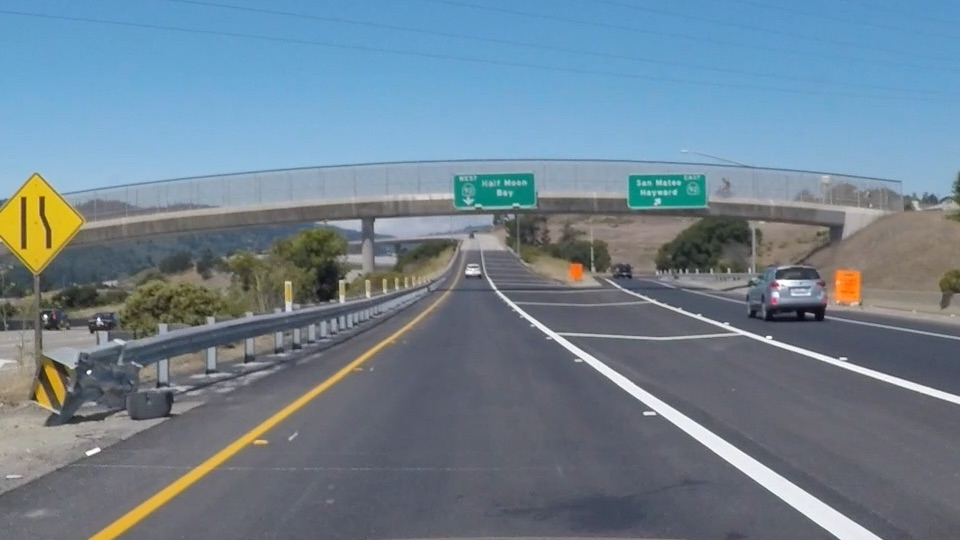
#> input picture Self_Driving_Cars_ND/Quizzes/exit-ramp.jpg, 960 x 540 px
$ python Canny_Edge_Detection_tao.py
#> lines starting #> are read from the running program, lines starting #| are printed output that depends on the picture
# Do all the relevant imports
import numpy as np
import cv2

# Read in the image and convert to grayscale
# Note: in the previous example we were reading a .jpg
# Here we read a .png and convert to 0,255 bytescale
image= cv2.imread('exit-ramp.jpg')
#> image is the input picture: shape (540, 960, 3); mean B, G, R 144.4, 130.2, 111.3

gray = cv2.cvtColor(image,cv2.COLOR_RGB2GRAY)
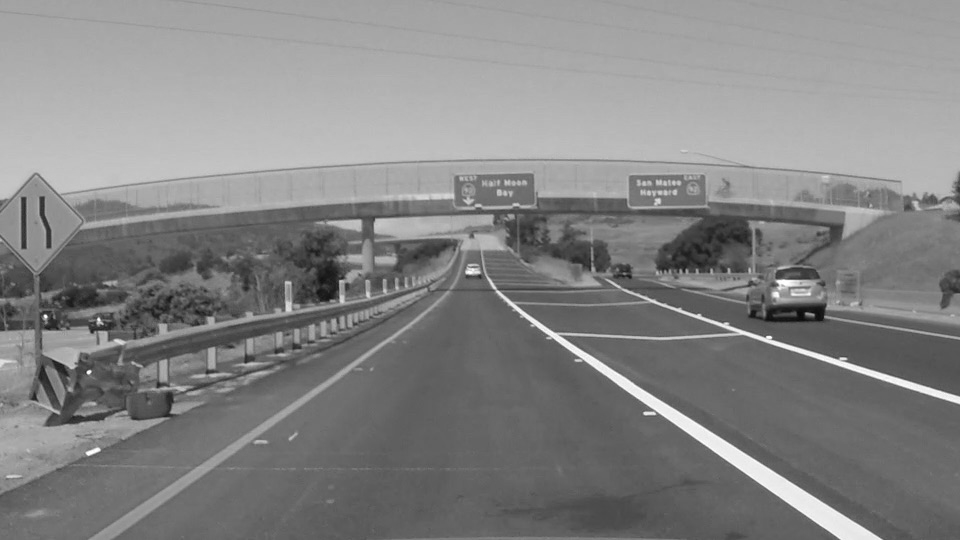
#> gray: shape (540, 960); min 9, max 255, mean 132.3

# Define a kernel size for Gaussian smoothing / blurring
kernel_size = 5 # Must be an odd number (3, 5, 7...)
blur_gray = cv2.GaussianBlur(gray,(kernel_size, kernel_size),0)

# Define our parameters for Canny and run it
low_threshold = 2
high_threshold = 4
edges = cv2.Canny(blur_gray, low_threshold, high_threshold)
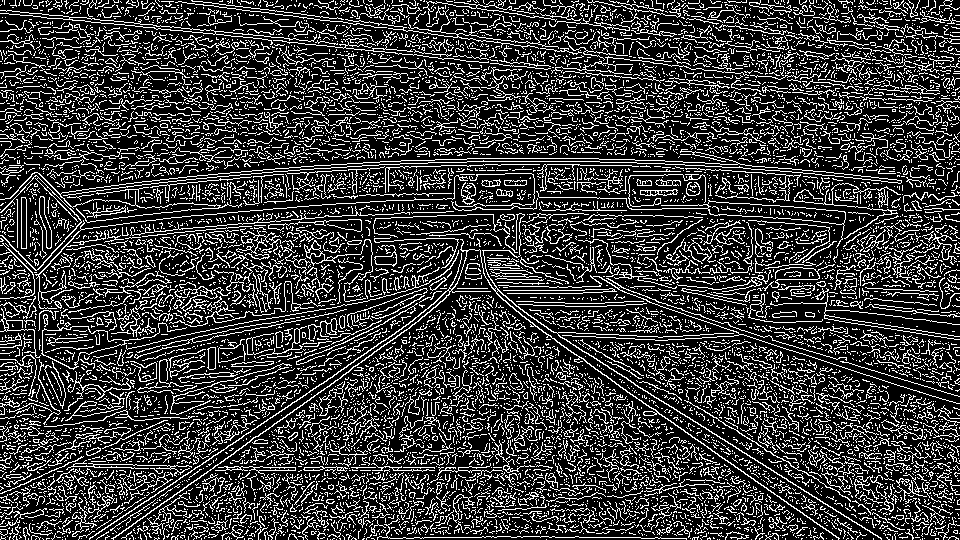
#> edges: shape (540, 960); 22.8% white in thin lines or dots

# Display the image
#plt.imshow(edges, cmap='Greys_r')
cv2.imshow("asdasd", edges)
cv2.waitKey(0)
cv2.destroyAllWindows()
